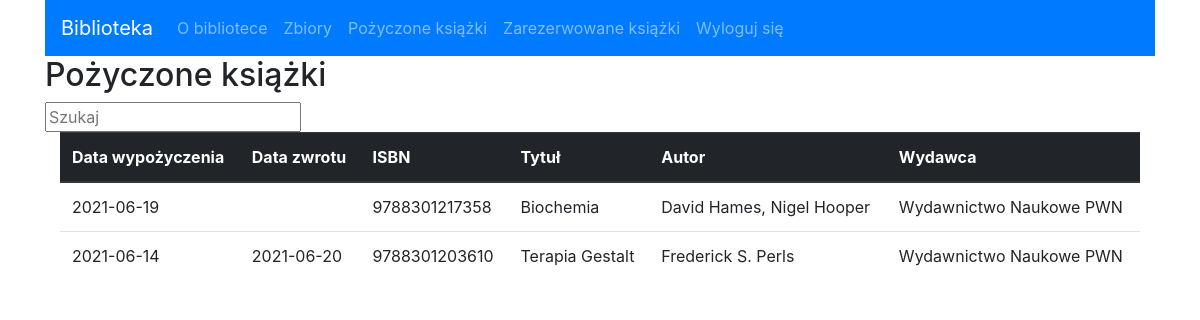
Screenshot of /borrowed.php (signed in) with the database file from the repository.
### tables this page shows
CREATE TABLE `wypozyczenia` (
  `ISBN` varchar(13) NOT NULL,
  `nr_kopii` int(11) NOT NULL,
  `PESEL` varchar(11) NOT NULL,
  `Data_pozyczenia` date NOT NULL,
  `Data_zwrotu` date DEFAULT NULL
);

CREATE TABLE `ksiazka` (
  `ISBN` varchar(13) NOT NULL,
  `Tytul` varchar(55) NOT NULL,
  `Autor` varchar(40) NOT NULL,
  `Wydawca` varchar(40) NOT NULL
);

### borrowed.php (the view, shortened to what this page needs)
<!doctype html>
<html lang="en">
  <head>
    <link rel="stylesheet" href="https://maxcdn.bootstrapcdn.com/bootstrap/4.0.0/css/bootstrap.min.css">
  </head>
  <body>
    <div class="container">
      <nav class="navbar navbar-expand-lg navbar-dark bg-primary">
        <a class="navbar-brand active" href="index.php">Biblioteka</a>
        <div class="collapse navbar-collapse" id="navbarSupportedContent">
          <ul class="navbar-nav mr-auto">
            <li class="nav-item">
              <a class="nav-link" href="info.php">O bibliotece</a>
            </li>
            <li class="nav-item">
              <a class="nav-link" href="zbiory.php">Zbiory</a>
            </li>
          <?php
          if (isset($_SESSION["username"])) {
            if($_SESSION['username'] == 'admin@biblioteka.example'){
              echo "<li class='nav-item'> <a class='nav-link' href='users.php'>Czytelnicy</a></li>
              <li class='nav-item'> <a class='nav-link' href='admin.php'>Panel administratora</a></li>";
            }
            else{
              echo "<li class='nav-item'> <a class='nav-link' href='borrowed.php'>Pożyczone książki</a></li>
              <li class='nav-item'> <a class='nav-link' href='reserved.php'>Zarezerwowane książki</a></li>";
            }
            echo "<li class='nav-item'> <a class='nav-link' href='logout.php'>Wyloguj się</a></li>";
          }
          else{
            echo "<li class='nav-item'> <a class='nav-link' href='login.php'>Zaloguj się</a></li>";
          }
          ?>
          </ul>
      </nav>
    </div>
    <div class="container">
      <h2>Pożyczone książki</h2>
      <input type="text" id="inputContent" onkeyup="Search()" placeholder="Szukaj">
        <div class="container">
      <?php
        $email = $_SESSION["username"];
        include('connection.php');
        $sql = "SELECT `wypozyczenia`.`ISBN`,`wypozyczenia`.`Data_pozyczenia`,`wypozyczenia`.`Data_zwrotu`,
        `ksiazka`.`Tytul`,`ksiazka`.`Autor`,`ksiazka`.`Wydawca` FROM `czytelnik`,`wypozyczenia`,`kopia`,`ksiazka`
        where `czytelnik`.`PESEL` = `wypozyczenia`.`PESEL`
        and `czytelnik`.`e-mail` = '$email'
        and `wypozyczenia`.`ISBN` = `kopia`.`ISBN`
        and `kopia`.`ISBN` = `ksiazka`.`ISBN` ORDER BY `wypozyczenia`.`Data_pozyczenia` DESC;";
        $result = mysqli_query($conn,$sql);
        echo '<table class="table" id="ksiazkiTab">
            <thead class="thead-dark">
            <tr>
                <th scope="col">Data wypożyczenia</th>
                <th scope="col">Data zwrotu</th>
                <th scope="col">ISBN</th>
                <th scope="col">Tytuł</th>
                <th scope="col">Autor</th>
                <th scope="col">Wydawca</th>
           </tr>
           </thead>';
           while($row = $result->fetch_assoc()) {
          echo '<tr>
              <td>' . $row['Data_pozyczenia'] . '</td>
              <td>' . $row['Data_zwrotu'] . '</td>
              <td>' . $row['ISBN'] . '</td>
              <td>' . $row['Tytul'] . '</td>
              <td>' . $row['Autor'] . '</td>
              <td>' . $row['Wydawca'] . '</td>
          </tr>';
        }
      ?>
      </div>
    </div>
  </body>
</html>

### rows the page displays
wypozyczenia: Data_pozyczenia "2021-06-19", ISBN "9788301217358", ksiazka.Tytul "Biochemia", ksiazka.Autor "David Hames, Nigel Hooper", ksiazka.Wydawca "Wydawnictwo Naukowe PWN"
wypozyczenia: Data_pozyczenia "2021-06-14", Data_zwrotu "2021-06-20", ISBN "9788301203610", ksiazka.Tytul "Terapia Gestalt", ksiazka.Autor "Frederick S. Perls", ksiazka.Wydawca "Wydawnictwo Naukowe PWN"
